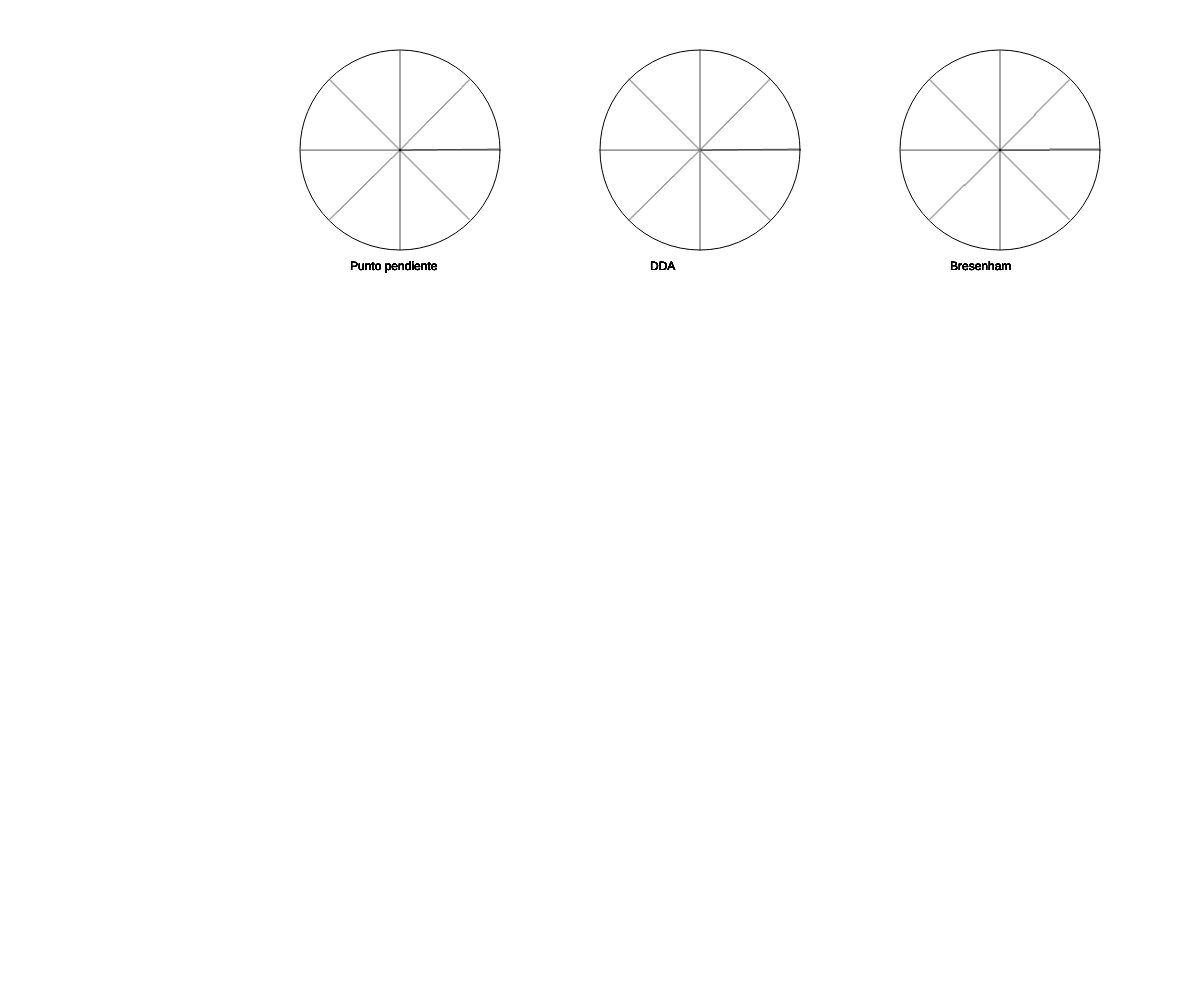
Frame 1 (no input)
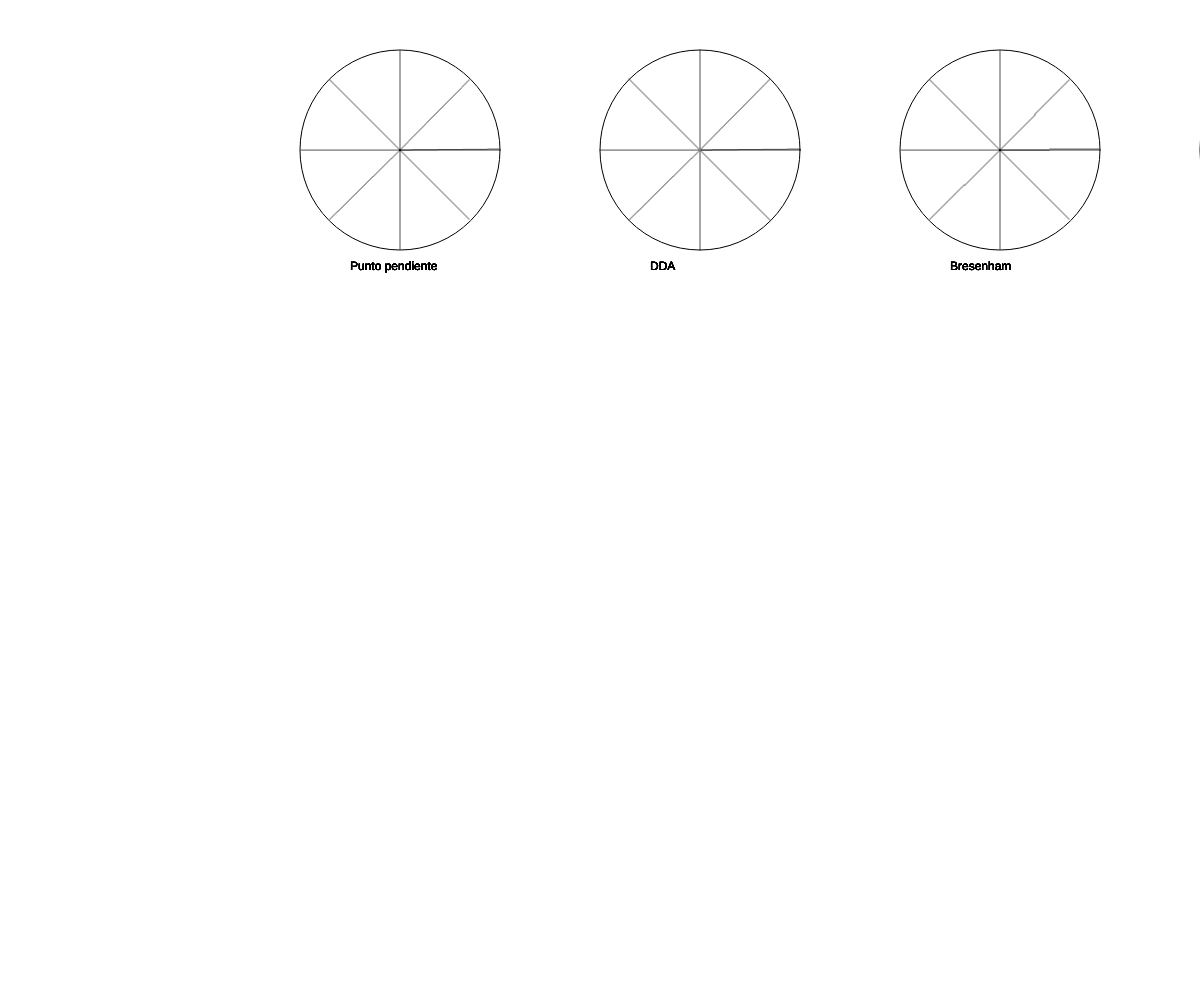
Frame 2 (the mouse pressed at the canvas centre, redrawn once)

The p5.js sketch that drew these frames (run headless with seeded random() and noise() and a simulated clock; the mouse was pressed at the canvas centre and the sketch redrawn once):

// p5.js sketch
// ── sketch.js
const radio = 100;
let x1 = 100;
let y1 = 150;
let x2 = 0;
let y2 = 0;

function setup() {
	createCanvas(windowWidth, windowHeight);
}

function draw() {
    for (let i = 0; i <= 2; i++) {
        x1+= radio * 2 + 100;
        circle(x1, y1, radio * 2);
        for (let a = 0; a <= 360; a += 45) {
            let r = radians(a);
            x2 = Math.floor(x1 + (radio * cos(r)));
            y2 = Math.floor(y1 + (radio * sin(r)));
            switch(i){
                case 0:
                    ecuPp(x1, y1, x2, y2);
                    text("Punto pendiente", x1 - 50, y1 + 120);
                break;
                case 1:
                    ecuDda(x1, y1, x2, y2);
                     text("DDA", x1 - 50, y1 + 120);
                break;
                case 2: 
                    ecuBresenham(x1, y1, x2, y2);
                    text("Bresenham", x1 - 50, y1 + 120);
                break;
            }

          }
    }
    noLoop();
}


function ecuPp(x1, y1, x2, y2) {
	let x = x1;
	let y = y1;
	let stepX = 1;
	let stepY = 1;
	const dx = x2 - x1;
	const dy = y2 - y1;
	if (dx == 0) {
		if (dy < 0) stepY = -1;
		while(y != y2){
			point(x, y);
			y += stepY;
		}
	}else{
		const m = dy / dx;
		const b = y1 - m * x1;

		if (dx < 0) stepX = -1;
		while (x != x2){
			point(x, y);
			x+= stepX;
			y = m * x + b;
		}
	}
}

function ecuDda(x1, y1, x2, y2) {
	let x = x1;
	let y = y1;
	const dx = x2 - x1;
	const dy = y2 - y1;
	const m = Math.abs(dx) > Math.abs(dy) ? Math.abs(dx) : Math.abs(dy);
	const contX = dx / m;
	const contY = dy / m;

	for (let i = 0; i < m; i++) {
		x += contX;
		y += contY;
		point(x, y);
	}
}

function ecuBresenham(x1, y1, x2, y2) {
	let x = x1;
	let y = y1;
	let stepX = 1;
	let stepY = 1;
	let dx = x2 - x1;
	let dy = y2 - y1;
	let p = 0;

	if (dy < 0) {
	    dy = -dy;
	    stepY = -1;
  	}

    if (dx < 0) {
	    dx = -dx;
	    stepX = -1;
    }

    if (dx > dy) {
	    p = 2 * dy - dx;
	    while (x != x2) {
	      point(x, y);
	      x += stepX;
	      if (p < 0) {
	        p += 2 * dy;
	      } else {
	        y += stepY;
	        p += 2 * (dy - dx);
	      }
	    }
    } else {
	    p = 2 * dx - dy;
	    while (y != y2) {
	      point(x, y);
	      y += stepY;
	      if (p < 0) {
	        p += 2 * dx;
	      } else {
	        x += stepX;
	        p += 2 * (dx - dy);
	    }
    }
  }

}
